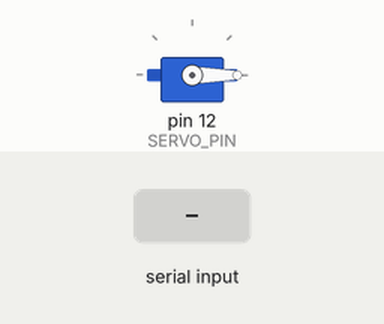
A program run on a simulated Arduino Uno, built with avr-gcc and run on an emulated ATmega328P. On the bench: servo. Inputs (shaded band) come from the test bench. What the program prints to the serial monitor is not drawn.

Above: at 1.2 s.
1.3 s: "-ms\n" received over Serial
2.9 s: byte 32 (' ') received over Serial
4.4 s: "-log\n" received over Serial
Timing chart, 0 to 7.4 s (numbered marks = the images above; inputs shaded):
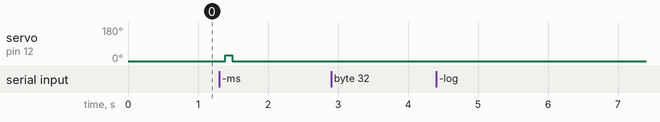

The program:

main.cpp
```cpp
#include <Arduino.h>
#include <Servo.h>

#define SOUND_PIN A0
#define LIGHT_PIN A5
#define SERVO_PIN 12

Servo servo;

/*
Writes into serial using prefixes:
  - ":" prefix is a log
  - "=" prefix is an error
  - "*" means end of log

  its logs are ":sound-detected,light-level" type: digital,analog
  its errors are "=error-message" type: string
*/

void logData();
void moveServo();
void clearSerialBuffer();
void parseCommand();
void runCommand(String flag);

void setup()
{
  Serial.begin(9600);
  pinMode(SOUND_PIN, INPUT);
  pinMode(LIGHT_PIN, INPUT);
  servo.attach(SERVO_PIN);
  servo.write(0);
}

void loop()
{
  // logData(); // FIXME: remove on final
  parseCommand();
  delay(50); // TODO: shorten delay
}

void logData() {
  // log: ":sound-detected,light-level" type: analog,analog
  Serial.println(":" + String(analogRead(SOUND_PIN)) + "," + String(analogRead(LIGHT_PIN)));
}

void clearSerialBuffer() {
  while(Serial.available()) {
    Serial.read(); // read to remove from buffer
  }
}

void moveServo() {
  servo.write(30);
  delay(100);
  servo.write(0);
  delay(500);
}

void parseCommand() {
  const int MAX_FLAG_LENGTH = 64;
  char flag[MAX_FLAG_LENGTH];
  int flag_index = 0;

  while(Serial.available()) {
    delay(10);
    char c = Serial.read();

    // if space, line break, or max index, process current flag
    if (c == ' ' || c == '\n' || !(flag_index < MAX_FLAG_LENGTH - 1)) {
      flag[flag_index] = '\0'; // terminate the string

      runCommand(flag);

      flag_index = 0;
      continue;
    }

    // build the flag as char[] into string
    flag[flag_index] = c;
    flag_index++;
  }
}

void runCommand(String flag) {
  if (flag == "-ms") {
    moveServo();
  }
  else if ( flag == "-log" ) {
    logData();
  }
  else {
    Serial.println("=Unknown flag");
    return;
  }

  Serial.println("*");
}
```

Measured:
- after the input at 1.3 s, servo on pin 12 (SERVO_PIN): 0° → 30° after 0.09 s, → 0° 0.10 s later
- after the input at 2.9 s, every drawn part: stays the same
- after the input at 4.4 s, every drawn part: stays the same
